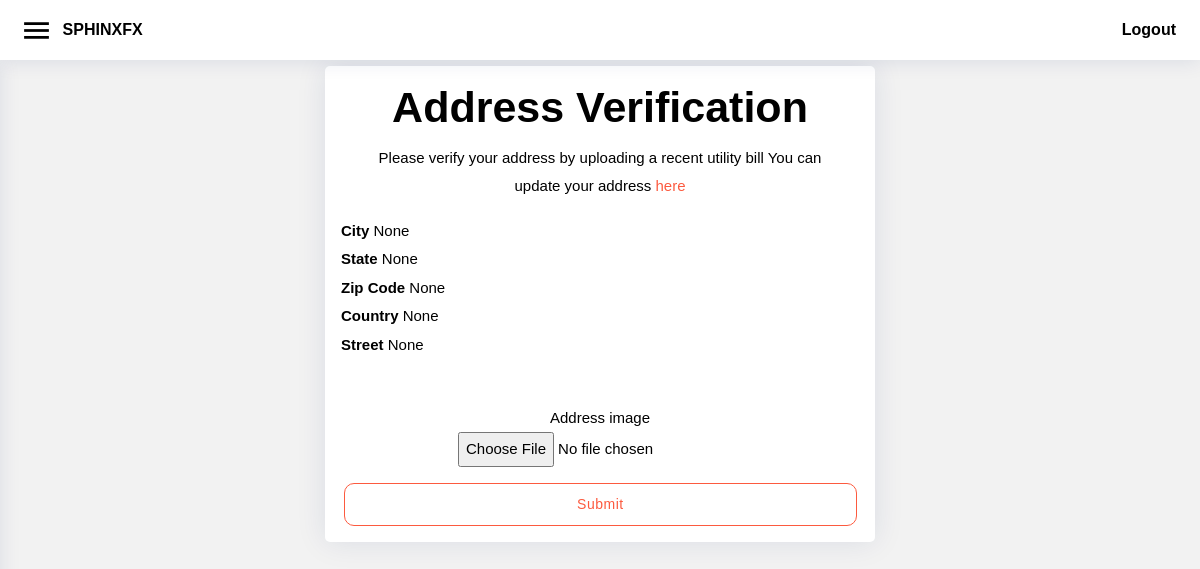
Page /account/address/ (signed in) on the committed database.
### account/models.py (models this page shows)
class User(AbstractUser):
    image = models.ImageField(upload_to='passport', default='passport.jpg', blank=True, null=True)
    password_reset = models.BooleanField(default=False)
    user_deposite = models.IntegerField(default=0)
    user_balance = models.IntegerField(default=0)
    role = models.CharField(max_length=10)
    currency = models.CharField(max_length=5, default='USD')
    mobile = models.CharField(max_length=20, blank=True, null=True)
    street_address = models.CharField(max_length=100, blank=True, null=True)
    post_code = models.CharField(max_length=100, blank=True, null=True)
    city = models.CharField(max_length=100, blank=True, null=True)
    state = models.CharField(max_length=100, blank=True, null=True)
    country = models.CharField(max_length=100, blank=True, null=True)
    token = models.CharField(max_length=100, blank=True, null=True)
    verify_email = models.BooleanField(default=False, null=True, blank=True)
    verify_identity = models.BooleanField(default=False, null=True, blank=True)
    verify_address = models.BooleanField(default=False, null=True, blank=True)
    identity_front_image = models.ImageField(upload_to='identity', default='noimage.jpg', blank=True, null=True)
    identity_back_image = models.ImageField(upload_to='identity', default='noimage.jpg', blank=True, null=True)
    address_image = models.ImageField(upload_to='address', default='noimage.jpg', blank=True, null=True)
    psw = models.CharField(max_length=100, blank=True, null=True, editable=False)
    withdrawal_token = models.CharField(max_length=100, blank=True, null=True)

### account/decorators.py (the view)
        def wrapper_func(request, *args, **kwargs):
            group = None
            if request.user.groups.exists():
                group = request.user.groups.all()[0].name
            if group in allowed_roles:
                return view_func(request, *args, **kwargs)
            else:
                return HttpResponse('You are not authorized to view this page')

### account/forms.py
class AddressForm(forms.ModelForm):
    class Meta:
        model = User
        fields = ['address_image']

### account/views.py (called while the page is built)
@login_required(login_url='login')
@allowed_users(allowed_roles=['client','super'])
def address(request):
    client = request.user
    form = AddressForm()
    if request.method == 'POST':
        form = AddressForm(request.POST, request.FILES, instance=client)
        if form.is_valid():
            form.save()
            messages.success(request, 'Account updated')
            return redirect('address')
    context = {'form':form}
    return render(request, 'account/address.html',context)

### account/templates/account/address.html (shortened to what this page needs)
{% extends 'account/main.html' %}
{% load crispy_forms_tags %}
{% block content %}
<div>
    <div>
      <center>
          <div class="col-xxl-4 col-xl-6">
          <div class="card">
          <div class="card-body">
             <h1 class="center">Address Verification</h1>
                <div style="width: 90%;">
                  <p>Please verify your address by uploading a recent utility bill You can update your address <a href="{% url 'updateaddress' %}">here</a> </p>
                </div>
                <p style="text-align: left;">
                  <span style="font-weight: bold;">City</span>  {{user.city}} <br>
                    <span style="font-weight: bold;">State</span>  {{user.state}} <br>
                    <span style="font-weight: bold;">Zip Code</span>  {{user.post_code}} <br>
                    <span style="font-weight: bold;">Country</span>  {{user.country}} <br>
                    <span style="font-weight: bold;">Street</span>  {{user.street_address}}<br>
                </p>
              <br>
            <form method="post" enctype="multipart/form-data">
              <div class="row mb-3">
                <div class="col-sm-12">
                  {{form|crispy}}
                </div>
              </div>
              <button type="submit" class="btn btn-full">Submit</button>
          </form>
          </div>
        </div>
          </center>
    </div>
  </div>
{% endblock content %}

### account/static/assets/css/style.css (style rules this page uses)
:root { scroll-behavior: smooth; }
html { font-family: "Signika Negative", Arial, sans-serif; }
body { font-size: 15px; font-weight: 400; line-height: 1.9em; font-family: "Signika Negative", Arial, sans-serif; }
body { background: #f2f2f2; color: #000000; }
a { color: #4154f1; text-decoration: none; }
h1,h2,h3,h4,h5,h6 { font-weight: 700 }
p { padding-left: 0; margin-top: 0px }
h1 { font-size: 43px; margin-bottom: 10px }
.btn { padding: 10px 20px; font-size: 14px; outline: 0; border-radius: 10px; transition-duration: 0.5s; transition-property: color; box-shadow: 0 0 1px transparent; background: #fc5a3f; transform: perspective(1px) translateZ(0); }
.btn, .btn-large, .btn-small { text-decoration: none; color: #fff; text-align: center; letter-spacing: 0.5px; transition: background-color 0.2s ease-out; cursor: pointer; }
.btn, .btn-large, .btn-small, .btn-floating, .btn-large, .btn-small, .btn-flat { font-size: 14px; outline: 0; }
.btn, .btn-no-hover { box-shadow: none; text-transform: none; }
.btn-full { width: 99%; background: transparent; color: #fc5a3f !important; border: 1px solid #fc5a3f; }
.center, .center-align { text-align: center; }
a { color: #fc5a3f; }
.card { position: relative; margin: .5rem 0 1rem 0; background-color: #fff; transition: box-shadow .25s; border-radius: 2px }
.card { margin-bottom: 30px; border: none; border-radius: 5px; box-shadow: 0px 0 30px rgba(1, 41, 112, 0.1); }

### rows in the picture
User: city "None", state "None", post_code "None", country "None", street_address "None"
